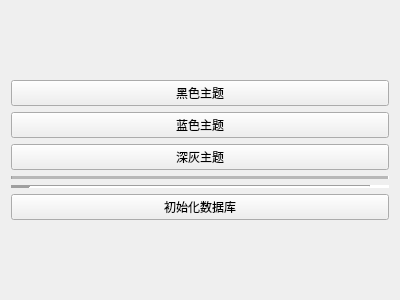
<?xml version="1.0" encoding="UTF-8"?>
<ui version="4.0">
 <class>M_System</class>
 <widget class="QWidget" name="M_System">
  <property name="geometry">
   <rect>
    <x>0</x>
    <y>0</y>
    <width>400</width>
    <height>300</height>
   </rect>
  </property>
  <property name="windowTitle">
   <string>Form</string>
  </property>
  <layout class="QGridLayout" name="gridLayout">
   <item row="0" column="0">
    <layout class="QVBoxLayout" name="verticalLayout">
     <item>
      <widget class="QPushButton" name="pushButton">
       <property name="minimumSize">
        <size>
         <width>40</width>
         <height>0</height>
        </size>
       </property>
       <property name="text">
        <string>黑色主题</string>
       </property>
      </widget>
     </item>
     <item>
      <widget class="QPushButton" name="pushButton_2">
       <property name="minimumSize">
        <size>
         <width>40</width>
         <height>0</height>
        </size>
       </property>
       <property name="text">
        <string>蓝色主题</string>
       </property>
      </widget>
     </item>
     <item>
      <widget class="QPushButton" name="pushButton_4">
       <property name="minimumSize">
        <size>
         <width>40</width>
         <height>0</height>
        </size>
       </property>
       <property name="text">
        <string>深灰主题</string>
       </property>
      </widget>
     </item>
     <item>
      <widget class="Line" name="line_2">
       <property name="midLineWidth">
        <number>10</number>
       </property>
       <property name="orientation">
        <enum>Qt::Horizontal</enum>
       </property>
      </widget>
     </item>
     <item>
      <widget class="Line" name="line">
       <property name="lineWidth">
        <number>20</number>
       </property>
       <property name="orientation">
        <enum>Qt::Horizontal</enum>
       </property>
      </widget>
     </item>
     <item>
      <widget class="QPushButton" name="pushButton_3">
       <property name="text">
        <string>初始化数据库</string>
       </property>
      </widget>
     </item>
    </layout>
   </item>
  </layout>
 </widget>
 <resources/>
 <connections/>
</ui>
